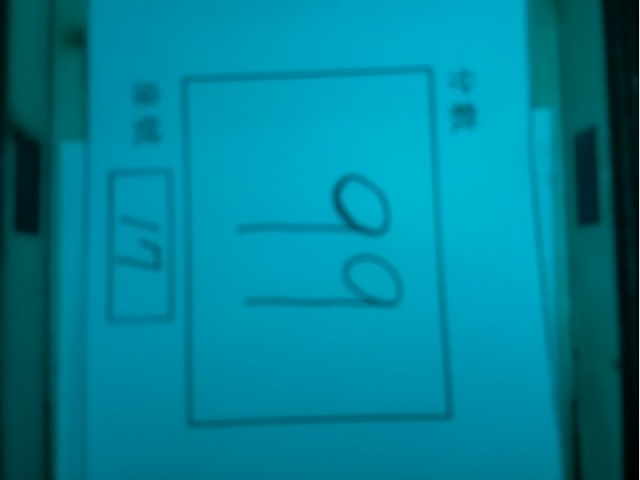
#> input picture picture/abc.jpg, 640 x 480 px, found by its file name
$ python '切片處理.py'
#> lines starting #> are read from the running program, lines starting #| are printed output that depends on the picture; after the words box and inside, x2 and y2 are one past the last pixel; in counts of white or black regions, pixels touching at a corner belong together
import cv2
import numpy as np
def show_pic(img):
    cv2.imshow(str(img),img)
    cv2.waitKey(0)
    cv2.destroyAllWindows()
def rotate_img(img): #圖片旋轉
     (h, w, d) = img.shape # 讀取圖片大小
     center = (w // 2, h // 2) # 找到圖片中心
     # 第一個參數旋轉中心，第二個參數旋轉角度(-順時針/+逆時針)，第三個參數縮放比例
     M = cv2.getRotationMatrix2D(center, 90, 1.0)
     rotate_img = cv2.warpAffine(img, M, (w, h))
     return rotate_img
img = cv2.imread("picture\\abc.jpg")
#> img is the input picture: shape (480, 640, 3); mean B, G, R 148.9, 128.3, 0.8
def red_boder(img):
    w,h,c = img.shape
#> w = 480; h = 640; c = 3
    x,y,contrast,brightness = 50,0,200,0
    crop_img = img[y:y+h, x+50:x+w-20]  #縮小圖片
    crop_img  =rotate_img(crop_img)
#> in rotate_img, `rotate_img = cv2.warpAffine(img, M, (w, h))`:
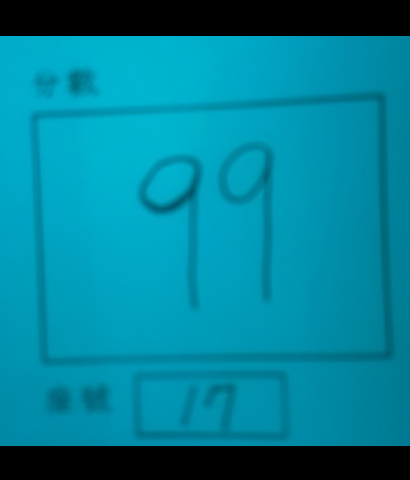
#> rotate_img: shape (480, 410, 3); mean B, G, R 152.1, 128.8, 0.3
    output = crop_img * (contrast/127 + 1) - contrast + brightness # 轉換公式
    output = np.clip(output, 0, 255)
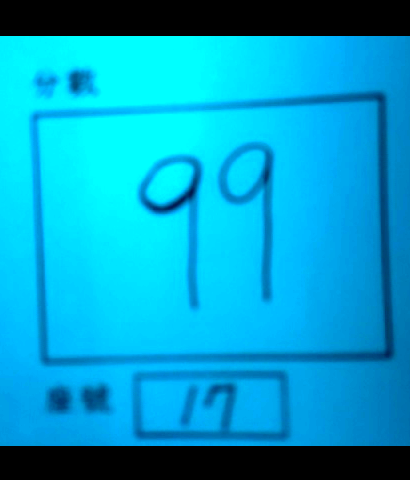
#> output: shape (480, 410, 3) float64; mean B, G, R 201.8, 160.3, 0
    output = np.uint8(output)
    gray_img = cv2.cvtColor(output, cv2.COLOR_BGR2GRAY)
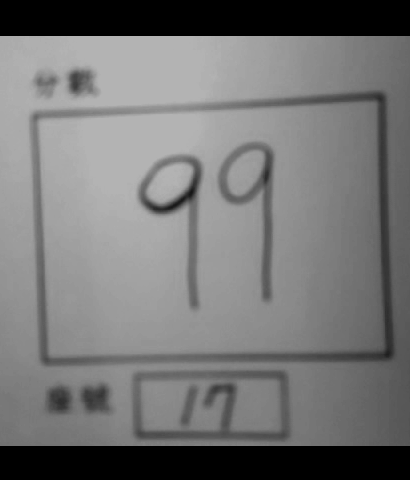
#> gray_img: shape (480, 410); min 0, max 179, mean 116.9
    th1 = cv2.adaptiveThreshold(gray_img, 255, cv2.ADAPTIVE_THRESH_MEAN_C,\
        cv2.THRESH_BINARY, 11, 2)
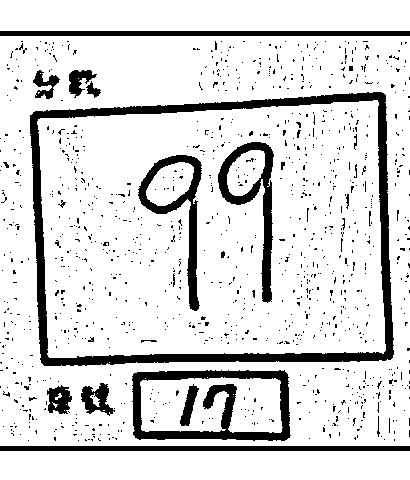
#> th1: shape (480, 410); 85.6% white; 1099 black regions (1075 under 20 px), largest, box (x1, y1, x2, y2) and area: (30, 92, 394, 366) 9711, (132, 370, 291, 441) 3965, (218, 142, 274, 303) 2302
    kernel = np.ones((3,3),np.uint8)
    dilate = cv2.dilate(th1,kernel,iterations = 1) #影像侵蝕
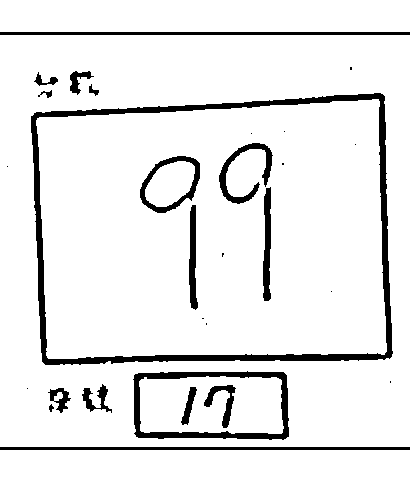
#> dilate: shape (480, 410); 91.5% white; 29 black regions (12 under 20 px), largest, box (x1, y1, x2, y2) and area: (31, 93, 393, 365) 7012, (133, 371, 289, 440) 2353, (0, 32, 410, 35) 1230
    ret, th1 = cv2.threshold(dilate, 127, 255, cv2.THRESH_BINARY_INV)
    show_pic(th1)
    img = cv2.cvtColor(th1,cv2.COLOR_GRAY2BGR) #把原來的圖片蓋掉
#> img: shape (480, 410, 3); 8.5% white; 29 white regions (12 under 20 px)
    contours,hierarchy = cv2.findContours(th1,cv2.RETR_EXTERNAL,cv2.CHAIN_APPROX_SIMPLE)
#> contours = 15 contours, 5 with area under 20; largest, box (x1, y1, x2, y2) and area: (31, 93, 393, 365) 90209, (133, 371, 289, 440) 9950, (0, 447, 410, 450) 818, (0, 32, 410, 35) 818, (48, 388, 71, 413) 265
    for i in range (0,len(contours)):
        x,y,w,h = cv2.boundingRect(contours[i])
        filename=0 #檔名
        totle=[]#計算xy順序
        for i in range(0,len(contours)):
            x,y,w,h = cv2.boundingRect(contours[i])
            if w*h>5000:
                totle.append([x,y,w,h])
                totle = sorted(totle,key =(lambda totle:totle[1]))
                #print(totle)
        for i in range(0,len(totle)):
            x,y,w,h = totle[i]
            if i==0:
                crop_img = img[y+50:y+h-50,x+30:x+w-50]
            else:
                crop_img = img[y+8:y+h-8, x+10:x+w-10]
            cv2.imwrite("number//red_boder//"+str(filename)+'.jpg', crop_img)
            filename+=1
#> this loop made 15 passes
#> pass 1, in red_boder, `cv2.imwrite("number//red_boder//"+str(filename)+'.jpg', crop_img)`:
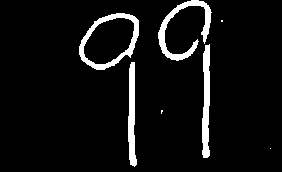
#> saved as 0.jpg: shape (172, 282, 3); 6.4% white; 7 white regions (3 under 20 px), largest, box (x1, y1, x2, y2) and area: (158, 0, 212, 61) 879, (79, 13, 139, 70) 853, (202, 44, 210, 158) 714, (128, 62, 137, 167) 642
#> pass 1, in red_boder, `cv2.imwrite("number//red_boder//"+str(filename)+'.jpg', crop_img)`:
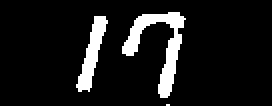
#> saved as 1.jpg: shape (53, 136, 3) (shown 2 times larger); 9.6% white; 3 white regions (1 under 20 px), largest, box (x1, y1, x2, y2) and area: (61, 6, 93, 49) 443, (38, 8, 54, 46) 247
    return filename
red_boder(img)
#red_b(crop_img,contours)
